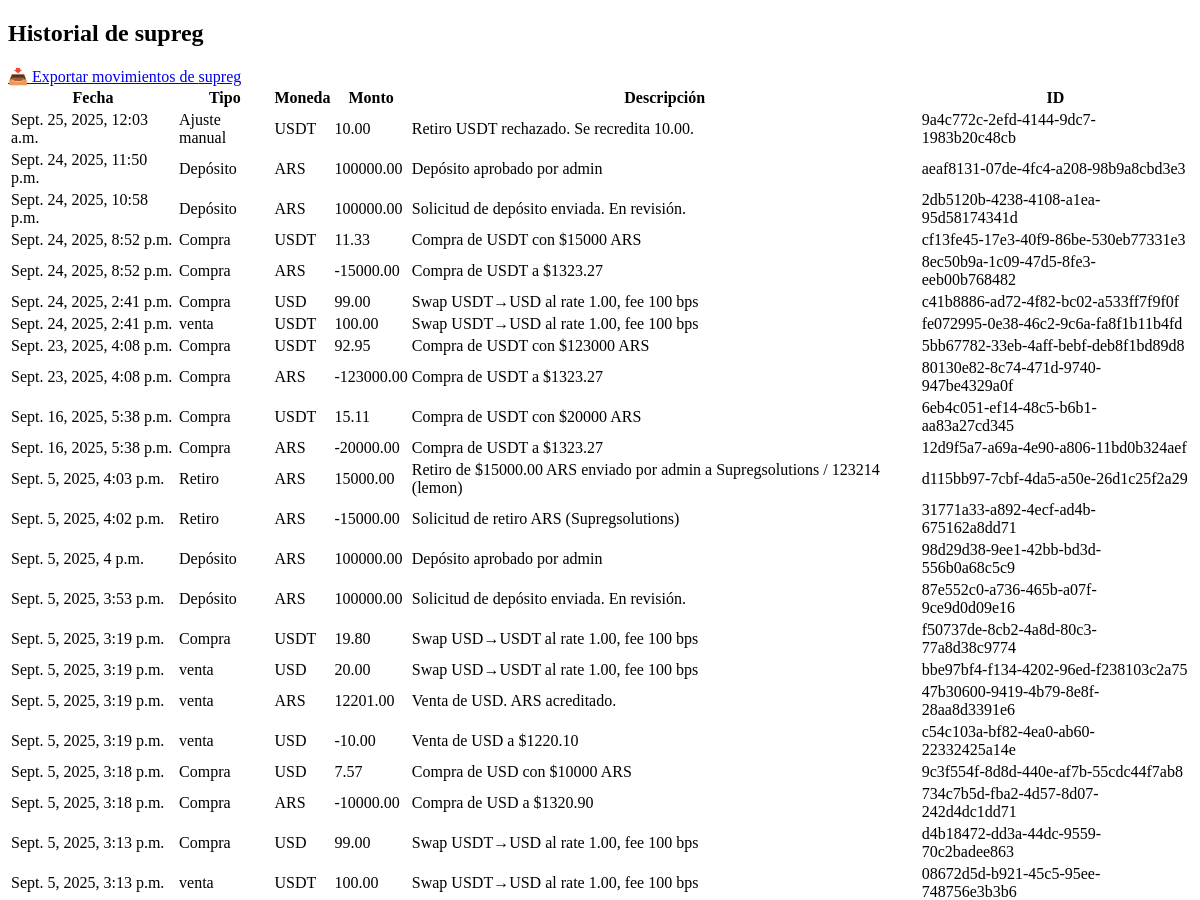
Page /historial-usuario/1/ (signed in, upper part) on the earlier database version.
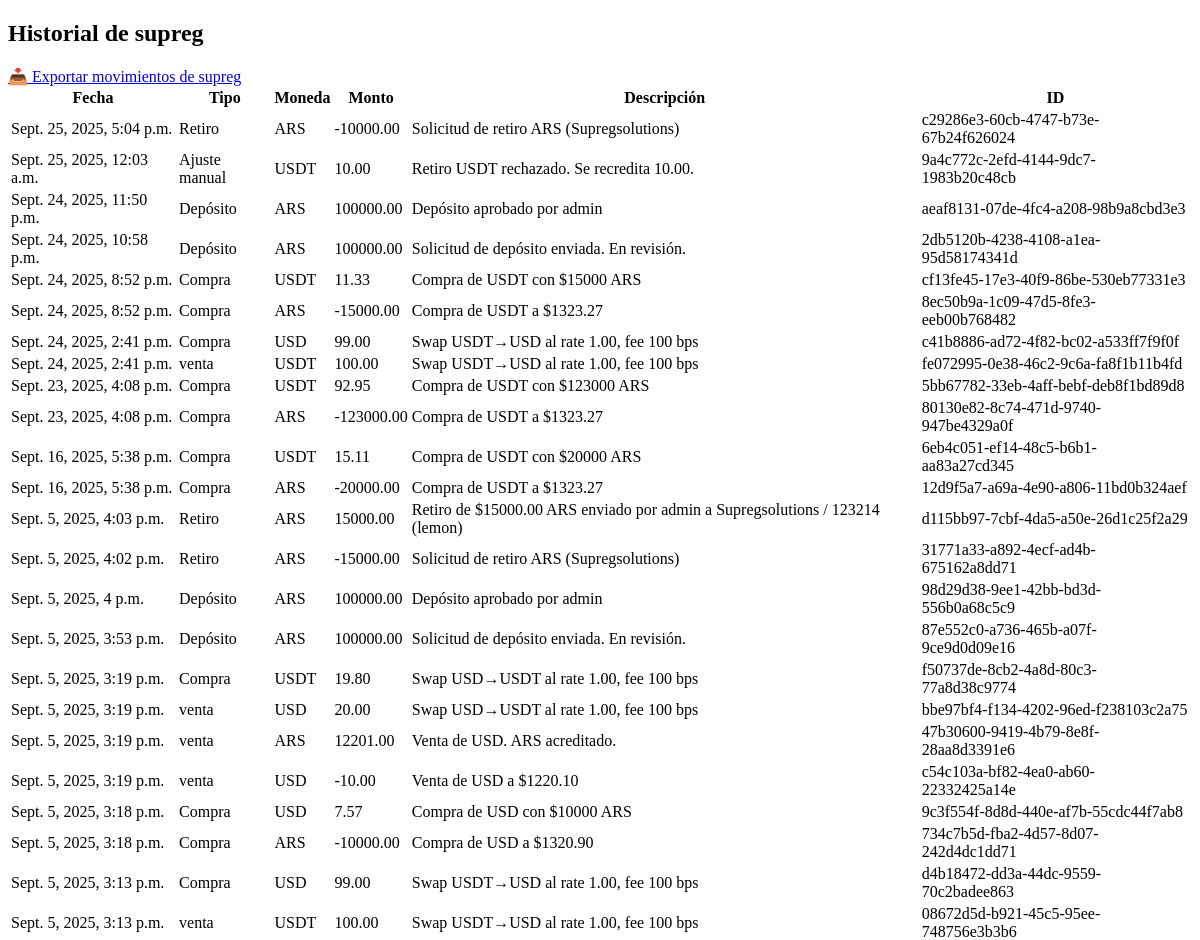
Same page on the later database version.
### usuarios/models.py (models this page shows, shortened)
class Movimiento(models.Model):
    TIPO_CHOICES = [
        ('deposito', 'Depósito'),
        ('retiro', 'Retiro'),
        ('compra', 'Compra'),
        ('ajuste', 'Ajuste manual'),
    ]
    MONEDA_CHOICES = [
        ('ARS', 'Pesos ARS'),
        ('USDT', 'USDT'),
        ('USD', 'USD'),
    ]
    codigo = models.UUIDField(default=uuid.uuid4, unique=True, editable=False)
    usuario = models.ForeignKey(settings.AUTH_USER_MODEL, on_delete=models.CASCADE)
    tipo = models.CharField(max_length=20, choices=TIPO_CHOICES)
    moneda = models.CharField(max_length=10, choices=MONEDA_CHOICES)
    monto = models.DecimalField(max_digits=20, decimal_places=2)
    saldo_antes = models.DecimalField(max_digits=20, decimal_places=2, null=True, blank=True)
    saldo_despues = models.DecimalField(max_digits=20, decimal_places=2, null=True, blank=True)
    admin_responsable = models.ForeignKey(
        settings.AUTH_USER_MODEL,
        on_delete=models.SET_NULL,
        null=True,
        blank=True,
        related_name='acciones_admin'
    )
    fecha = models.DateTimeField(auto_now_add=True)
    descripcion = models.TextField(blank=True, null=True)

### usuarios/views.py (the view)
# urls.py: path('historial-usuario/<int:user_id>/', historial_usuario, name='historial_usuario'),
@login_required
@user_passes_test(es_admin)
def historial_usuario(request, user_id):
    usuario = get_object_or_404(Usuario, id=user_id)
    movimientos = Movimiento.objects.filter(usuario=usuario).order_by('-fecha')
    return render(request, 'usuarios/historial_usuario.html', {
        'usuario': usuario,
        'movimientos': movimientos
    })

### usuarios/views.py (called while the page is built)
def es_admin(user):
    return user.is_superuser or user.is_staff

### usuarios/templates/usuarios/historial_usuario.html (shortened to what this page needs)
<!DOCTYPE html>
<html lang="en">
<head>
</head>
<body>
    <h2>Historial de {{ usuario.username }}</h2>
<a href="{% url 'exportar_historial_usuario' usuario.id %}" class="btn">📥 Exportar movimientos de {{ usuario.username }}</a>
<table>
  <tr>
    <th>Fecha</th>
    <th>Tipo</th>
    <th>Moneda</th>
    <th>Monto</th>
    <th>Descripción</th>
    <th>ID</th>
  </tr>
  {% for m in movimientos %}
    <tr>
      <td>{{ m.fecha }}</td>
      <td>{{ m.get_tipo_display }}</td>
      <td>{{ m.moneda }}</td>
      <td>{{ m.monto }}</td>
      <td>{{ m.descripcion }}</td>
      <td>{{ m.codigo }}</td>
    </tr>
  {% endfor %}
</table>
</body>
</html>

Differences in the rows shown:
added Movimiento: fecha "Sept. 25, 2025, 5:04 p.m.", tipo "Retiro", moneda "ARS", monto "-10000.00", descripcion "Solicitud de retiro ARS (Supregsolutions)", codigo "c29286e3-60cb-4747-b73e-67b24f626024"
